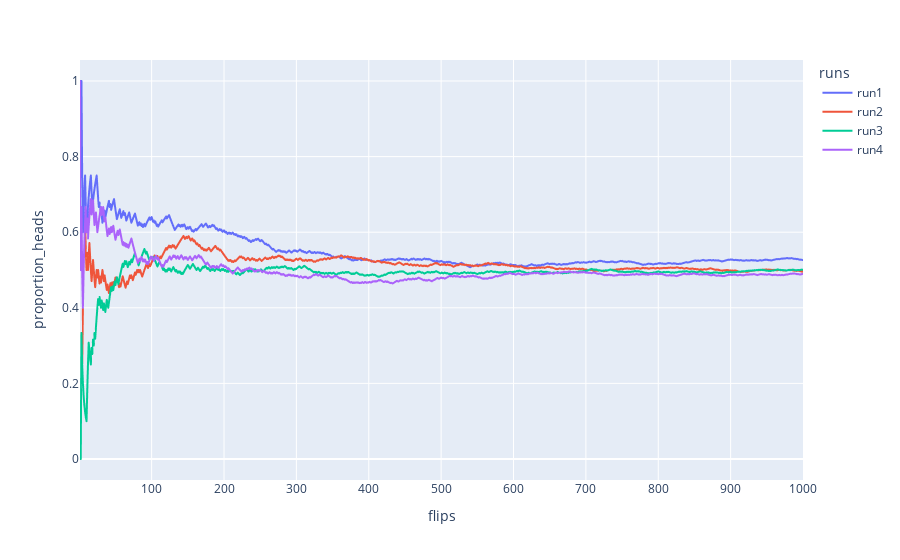

Source (notebook cell):
### Code cell
import plotly.express as px
fig = px.line(df, x='flips', y='proportion_heads', color='runs')
fig.show();

### Figure 1 — Plotly figure (JSON) as saved in the notebook; plotly's stock layout.template omitted (floating-point values rounded to 4 significant figures; data arrays with more than 128 entries replaced by an {"elided": "..."} marker saying what was removed)
{"data": [{"hovertemplate": "runs=run1<br>flips=%{x}<br>proportion_heads=%{y}<extra></extra>", "legendgroup": "run1", "line": {"color": "#636efa", "dash": "solid"}, "marker": {"symbol": "circle"}, "mode": "lines", "name": "run1", "showlegend": true, "type": "scattergl", "x": {"elided": "1000 int values"}, "xaxis": "x", "y": {"elided": "1000 float values"}, "yaxis": "y"}, {"hovertemplate": "runs=run2<br>flips=%{x}<br>proportion_heads=%{y}<extra></extra>", "legendgroup": "run2", "line": {"color": "#EF553B", "dash": "solid"}, "marker": {"symbol": "circle"}, "mode": "lines", "name": "run2", "showlegend": true, "type": "scattergl", "x": {"elided": "1000 int values"}, "xaxis": "x", "y": {"elided": "1000 float values"}, "yaxis": "y"}, {"hovertemplate": "runs=run3<br>flips=%{x}<br>proportion_heads=%{y}<extra></extra>", "legendgroup": "run3", "line": {"color": "#00cc96", "dash": "solid"}, "marker": {"symbol": "circle"}, "mode": "lines", "name": "run3", "showlegend": true, "type": "scattergl", "x": {"elided": "1000 int values"}, "xaxis": "x", "y": {"elided": "1000 float values"}, "yaxis": "y"}, {"hovertemplate": "runs=run4<br>flips=%{x}<br>proportion_heads=%{y}<extra></extra>", "legendgroup": "run4", "line": {"color": "#ab63fa", "dash": "solid"}, "marker": {"symbol": "circle"}, "mode": "lines", "name": "run4", "showlegend": true, "type": "scattergl", "x": {"elided": "1000 int values"}, "xaxis": "x", "y": {"elided": "1000 float values"}, "yaxis": "y"}], "layout": {"legend": {"title": {"text": "runs"}, "tracegroupgap": 0}, "margin": {"t": 60}, "xaxis": {"anchor": "y", "domain": [0, 1], "title": {"text": "flips"}}, "yaxis": {"anchor": "x", "domain": [0, 1], "title": {"text": "proportion_heads"}}}}
